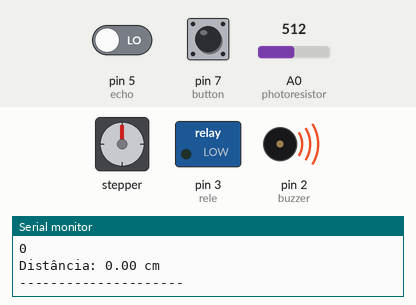
Recording of a sketch running on a simulated Arduino Uno, built with avr-gcc and run on an emulated ATmega328P. Shown: stepper motor, switched loads named in the sketch (green lamp = pin HIGH), buzzer (waves = sounding), the last lines printed to the serial monitor. The test bench sets the inputs (shaded band); at power-on: pin 7 (button) LOW, A0 (photoresistor) = 512, pin 5 (echo) LOW. Stepper angles assume 2048 steps per turn; pins used as bus, display or sensor lines are not drawn.

Above: at 1.2 s.
1.3 s: pin 7 (button) pulled HIGH for 1 s
At 3.7 s:
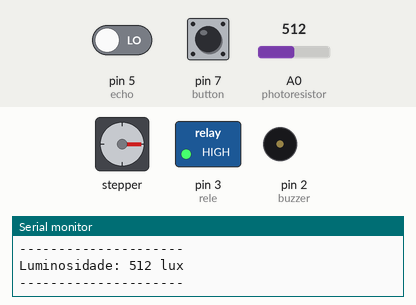
4.8 s: A0 (photoresistor) set to 315
10.8 s: A0 (photoresistor) set to 281
At 12.2 s:
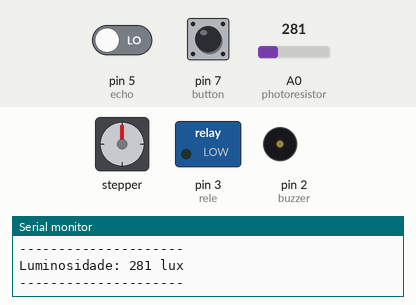
16.8 s: pin 7 (button) pulled HIGH for 3.2 s
At 19.9 s:
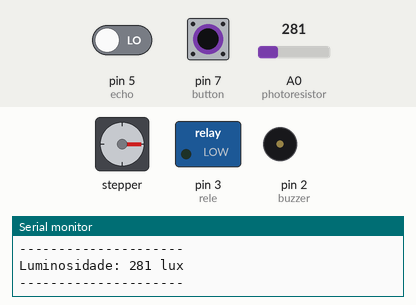
21.5 s: A0 (photoresistor) set to 306
At 24.8 s:
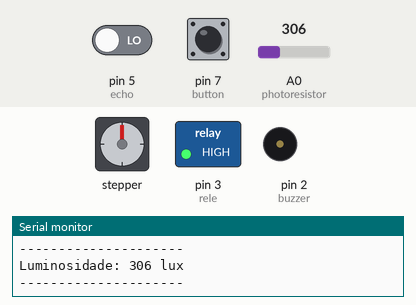
25.0 s: A0 (photoresistor) set to 290
At 26.9 s:
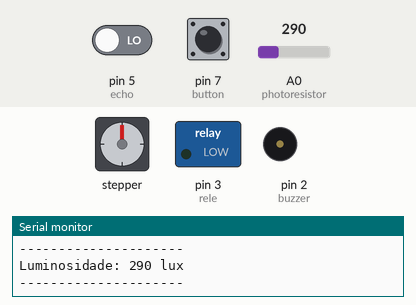
Timing chart, 0 to 32.0 s (numbered marks = the images above; inputs shaded):
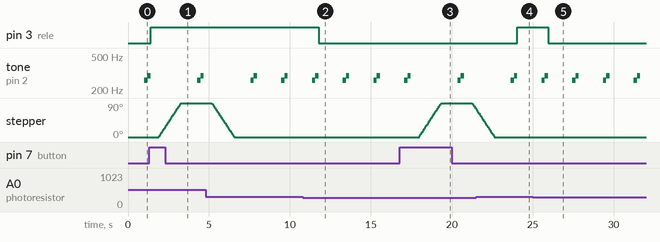

Measured:
- the behaviour switches between 300 and 299 on A0 (photoresistor) (found by bisection; images 1 and 2)
- after the input at 1.3 s, stepper: turns 90° clockwise in 1.4 s, starting after 0.60 s
- after the input at 10.8 s, pin 3 (rele): HIGH → LOW after 0.98 s
- after the input at 16.8 s, stepper: turns 90° clockwise in 1.4 s, then 15° counter-clockwise in 0.21 s
- after the input at 21.5 s, pin 3 (rele): LOW → HIGH after 2.6 s
- after the input at 25.0 s, pin 3 (rele): HIGH → LOW after 0.95 s
- by itself, tone on pin 2 (buzzer): repeats every 1.9 s: 293 Hz 0.20 s, silent 1.5 s, 261 Hz 0.20 s

The sketch:

homeAutomation-Atualizado.ino
```cpp
#include <Stepper.h>
#include <HCSR04.h>

#define photoresistor A0
#define buzzer 2
#define rele 3
#define trigger 4
#define echo 5
#define button 7
#define smInput1 8
#define smInput2 9
#define smInput3 10
#define smInput4 11

const int steps = 64;
Stepper stepMotor (steps, smInput1, smInput3, smInput2, smInput4);
UltraSonicDistanceSensor distanceSensor (trigger, echo);
int luminosity = 0;
double distance;

void setup () {
  pinMode (photoresistor, INPUT);
  pinMode (buzzer, OUTPUT);
  pinMode (rele, OUTPUT);
  pinMode (button, INPUT);
  stepMotor.setSpeed (350);

  Serial.begin (9600);
}

void loop () {
  // Step motor configuration
  static int previousButtonState = 0;
  int pushButton = digitalRead (button);
  if (pushButton == 1 && previousButtonState == 0) {
    rotateClockwise ();
  }
  else if (pushButton == 0 && previousButtonState == 1) {
    rotateCounterClockwise ();
  }
  previousButtonState = pushButton;

  // Verify the distance and turn the buzzer on/off
  //distance = distanceSensor.measureDistanceCm ();
  distance=readUltrasonicSensor();
  luminosity = analogRead (photoresistor);
  Serial.print ("Distância: ");
  Serial.print(distance);
  Serial.println(" cm");
  Serial.println ("---------------------");
  delay (0);
  if (distance < 17) {
    digitalWrite (buzzer, HIGH);
    tone(buzzer,261);
    // Espera um tempo para Desativar
    delay(200);
    //Desativa o buzzer
    noTone(buzzer);
    // Aciona o buzzer na frequencia relativa ao Ré em Hz
    tone(buzzer,293);
    delay(200);
    noTone(buzzer);
  }
  else {
    digitalWrite (buzzer, LOW);
  }

  // Verify the luminosity and turn the light on/off
  Serial.print("Luminosidade: ");
  Serial.print(luminosity);
  Serial.println(" lux");
  Serial.println("---------------------");
  if (luminosity < 300) {
    digitalWrite (rele, LOW);
  }
  else {
    digitalWrite (rele, HIGH);
  }
  delay (500);
}

long readUltrasonicSensor(){
  // Send 10µs pulse
  digitalWrite(trigger, HIGH);
  delayMicroseconds(10);
  digitalWrite(trigger, LOW);
  // Read pulse duration
  long duration = pulseIn(echo, HIGH);
  Serial.println(duration); //Convert and return value
  return duration/ 58;
}

void rotateClockwise () {
  for (int i = 0; i < 8; i++) {
    stepMotor.step (steps);
  }
}

void rotateCounterClockwise () {
  for (int i = 0; i < 8; i++) {
    stepMotor.step (-steps);
  }
}
```
